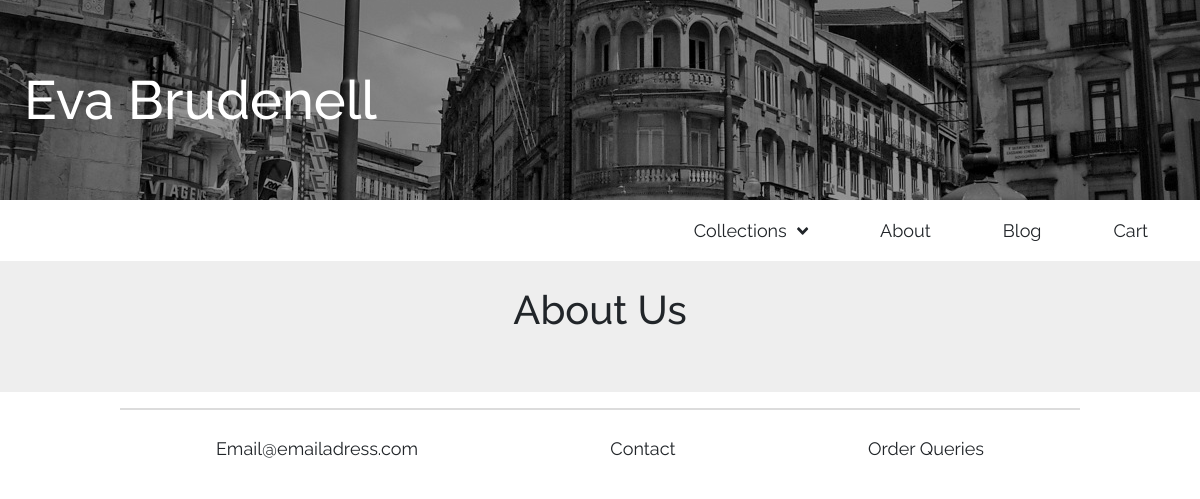
/about, run on the app's committed database.
### home/models.py (models this page shows, shortened)
class NavbarImage(models.Model):
	headline = models.CharField(max_length=50, blank=True, null=True)
	image = models.ImageField(upload_to='navigation', blank=True, null=True)

class About(models.Model):
	headline =  models.CharField(max_length=50, blank=True, null=True)
	content =  tinymce_models.HTMLField(blank=True, null=True)

### home/views.py (the view)
# urls.py: path('about', views.about_view, name='about'),
def about_view(request):
	about_info = get_object_or_404(About)
	return render(request, 'about.html', {'about_info': about_info})

### home/context_processors.py (called while the page is built)
def nav_homepage(request):
	navbar_content = NavbarImage.objects.all()[0]
	return {'navbar_content': navbar_content}

### products/context_processors.py (called while the page is built)
def nav_categories(request):
	return {'categories': Category.objects.all()}

### products/models.py (called while the page is built)
	def __str__(self):
		return self.name

### home/templates/about.html (shortened to what this page needs)
{% extends "base.html" %}
{% load static %}
{% block content %}
<div class="hr"></div>
	<h1 class="textheader"> {{ about_info.headline }} </h1>
<div class="hr"></div>
<div class="hr"></div>
{% endblock %}

### templates/base.html (shortened to what this page needs)
{% load static %}
<!DOCTYPE html>
<html lang="en">
<head>
    <link rel="stylesheet" href="https://maxcdn.bootstrapcdn.com/bootstrap/4.0.0-beta.3/css/bootstrap.min.css">
    <link rel="stylesheet" type="text/css" href="{% static 'css/main.css' %}">
</head>
<body>
    <div class="rel headerwrap">
        <img class="backgroundimg" src="/media/{{ navbar_content.image }}">
        <a href="/" class="abs myheader">
           <h3 class="largeheadertext"> {{ navbar_content.headline }} </h3>
        </a>
    </div>
    <nav class="navbar navbar-expand-sm navbar-toggleable-sm navbar-light">
        <div class="collapse navbar-collapse" id="collapsibleNavbar">
            <div class="navbar-nav ml-auto">
                <div class="rel mydropdown" >
                    <div class="mydropdownbutton link" aria-label="DropdownButton">
                        <span class="buttonspacing"><span class="padright">Collections </span><i class="fas fa-angle-down"></i> </span>
                    </div>
                </div>
                <a class="link" href="{% url 'about' %}">About</a>
                <a class="link" href="{% url 'posts_all_view' %}">Blog</a>
                <a class="link" href="{% url 'cart_detail' %}">Cart</a>
            </div>
        </div>
    </nav>
    <div class="pagecontainer">
        <div class="contentcontainer">
            {% block content %}
            {% endblock %}
        </div>
    </div>
    <hr>
    <footer class="colcontainer">
        <div class="rowcolcontainer myfooter">
            <p class="link">Email@emailadress.com</p>
            <p class="link">Contact</p>
            <p class="link">Order Queries</p>
        </div>
    </footer>
</body>
</html>

### static/css/main.css (style rules this page uses)
a { color: inherit; text-decoration: unset; }
hr { width: 80%; border-top: 2px solid #dcdcdc; }
.hr { height: 25px; }
body { font-family: 'Raleway', sans-serif; font-size: 14px; }
.link { color: #212529; background-color: white; padding: 0.5em; border: solid 0px; border-color: rgba(97,97,97,0); transition: color 0.2s; }
.mydropdown { cursor: pointer; }
.buttonspacing { display: flex; justify-content: space-between; align-items: center; }
.pagecontainer { width: 100%; background-color:#eeeeee; padding: 0px 10px; }
.contentcontainer { margin-left: auto; margin-right: auto; }
.textheader { text-align: center; }
.headerwrap { display: flex; align-items: center; flex-direction: row; justify-content: center; }
.backgroundimg { filter: brightness(0.6); object-fit: cover; width: 100%; height: 200px; }
.myheader { width: 100%; }
.largeheadertext { padding-left: 2%; color:white; margin:unset; font-size:3em; }
.rowcolcontainer { width: 100%; display: flex; flex-direction: column; }
.colcontainer { width: 100%; display: flex; flex-direction: column; align-items: center; justify-content: center; }
.abs { position: absolute; }
.rel { position: relative; }
.padright { padding-right: 10px; }
.myfooter { justify-content: space-between; width: 100%; }
@media only screen and (min-width: 575px) { body { font-size: 18px; } }
@media only screen and (min-width: 575px) { .headerwrap { justify-content: flex-start; } }
@media only screen and (min-width: 575px) { .link { padding: 0.5em 2em; } }
@media only screen and (min-width: 575px) { .mydropdownbutton { display: block; justify-content: unset; } }
@media only screen and (min-width: 575px) { .rowcolcontainer { display: flex; flex-direction: row; } }
@media only screen and (min-width: 767px) { .myfooter { justify-content: space-between; width: 70%; } }
@media only screen and (min-width: 1200px) { .contentcontainer { width: 70%; } }

### data on the page
NavbarImage: image (picture), headline "Eva Brudenell"
About: headline "About Us"
